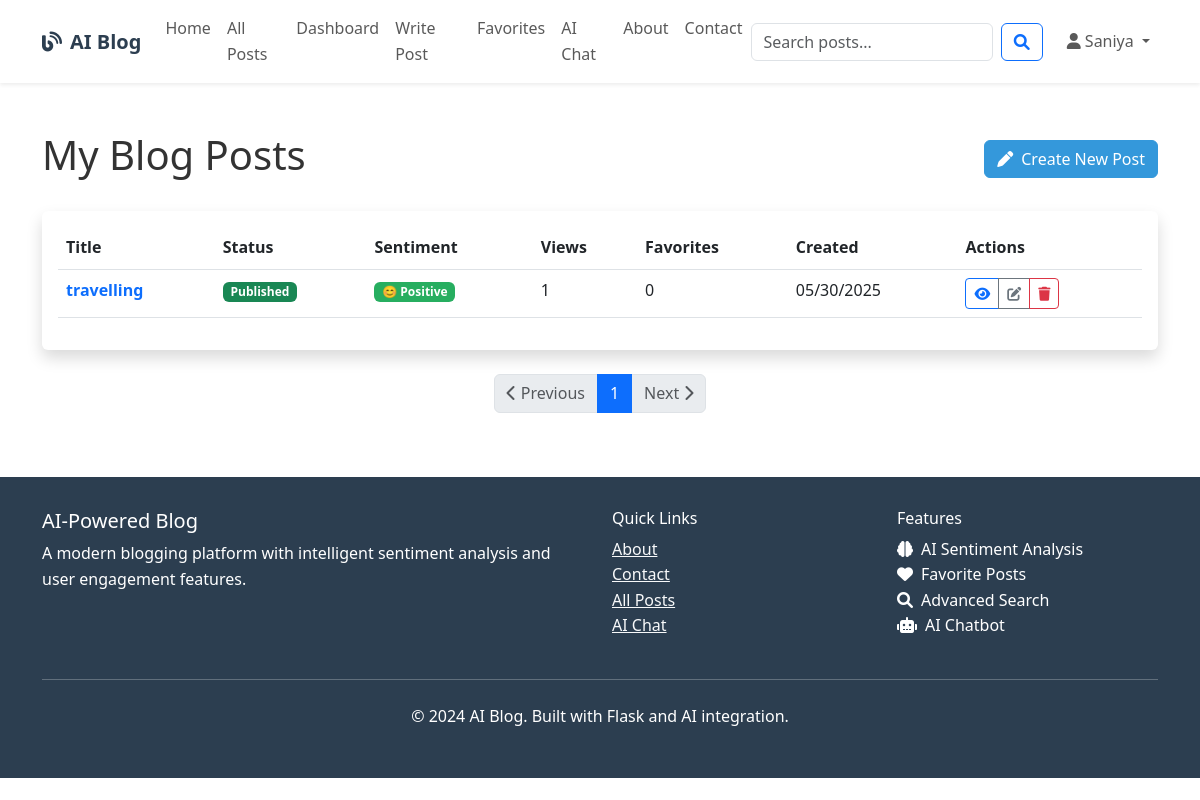
The page /blog/my_posts (signed in) on the database its author committed.
### models.py (models this page shows, shortened)
class User(UserMixin, db.Model):
    id = db.Column(db.Integer, primary_key=True)
    username = db.Column(db.String(80), unique=True, nullable=False)
    email = db.Column(db.String(120), unique=True, nullable=False)
    password_hash = db.Column(db.String(120), nullable=False)
    first_name = db.Column(db.String(50), nullable=False)
    last_name = db.Column(db.String(50), nullable=False)
    bio = db.Column(db.Text)
    profile_image = db.Column(db.String(200), default='default.jpg')
    created_at = db.Column(db.DateTime, default=datetime.utcnow)
    is_active = db.Column(db.Boolean, default=True)
    posts = db.relationship('BlogPost', backref='author', lazy='dynamic', cascade='all, delete-orphan')
    comments = db.relationship('Comment', backref='author', lazy='dynamic', cascade='all, delete-orphan')
    favorites = db.relationship('Favorite', backref='user', lazy='dynamic', cascade='all, delete-orphan')

class BlogPost(db.Model):
    id = db.Column(db.Integer, primary_key=True)
    title = db.Column(db.String(200), nullable=False)
    content = db.Column(db.Text, nullable=False)
    summary = db.Column(db.String(500))
    featured_image = db.Column(db.String(200))
    created_at = db.Column(db.DateTime, default=datetime.utcnow)
    updated_at = db.Column(db.DateTime, default=datetime.utcnow, onupdate=datetime.utcnow)
    published = db.Column(db.Boolean, default=True)
    views = db.Column(db.Integer, default=0)
    sentiment_score = db.Column(db.Float)  # -1 to 1 (negative to positive)
    sentiment_label = db.Column(db.String(20))  # 'positive', 'negative', 'neutral'
    sentiment_confidence = db.Column(db.Float)  # 0 to 1
    user_id = db.Column(db.Integer, db.ForeignKey('user.id'), nullable=False)
    category_id = db.Column(db.Integer, db.ForeignKey('category.id'))
    comments = db.relationship('Comment', backref='post', lazy='dynamic', cascade='all, delete-orphan')
    favorites = db.relationship('Favorite', backref='post', lazy='dynamic', cascade='all, delete-orphan')
    tags = db.relationship('Tag', secondary='post_tags', back_populates='posts')
    def get_sentiment_emoji(self):
        if self.sentiment_label == 'positive':
            return '😊'
        elif self.sentiment_label == 'negative':
            return '😔'
        else:
            return '😐'
    def get_favorite_count(self):
        try:
            return self.favorites.count()
        except Exception as e:
            print(f"Error getting favorite count: {e}")
            return 0

### blueprints/blog.py (the view)
@blog_bp.route('/my_posts')
@login_required
def my_posts():
    page = request.args.get('page', 1, type=int)
    posts = BlogPost.query.filter_by(user_id=current_user.id)\
                          .order_by(desc(BlogPost.created_at))\
                          .paginate(page=page, per_page=10, error_out=False)
    return render_template('blog/my_posts.html', posts=posts)

### templates/blog/my_posts.html (shortened to what this page needs)
{% extends "base.html" %}
{% block content %}
<div class="container py-5">
    <div class="row">
        <div class="col-12 mb-4">
            <div class="d-flex justify-content-between align-items-center">
                <h1>My Blog Posts</h1>
                <a href="{{ url_for('blog.create_post') }}" class="btn btn-primary">
                    <i class="fas fa-pen me-2"></i>Create New Post
                </a>
            </div>
        </div>
    </div>
    {% if posts.items %}
    <div class="card shadow">
        <div class="card-body">
            <div class="table-responsive">
                <table class="table table-hover">
                    <thead>
                        <tr>
                            <th>Title</th>
                            <th>Status</th>
                            <th>Sentiment</th>
                            <th>Views</th>
                            <th>Favorites</th>
                            <th>Created</th>
                            <th>Actions</th>
                        </tr>
                    </thead>
                    <tbody>
                        {% for post in posts.items %}
                        <tr>
                            <td>
                                <a href="{{ url_for('blog.view_post', id=post.id) }}" class="text-decoration-none fw-bold">
                                    {{ post.title[:50] + '...' if post.title|length > 50 else post.title }}
                                </a>
                            </td>
                            <td>
                                {% if post.published %}
                                <span class="badge bg-success">Published</span>
                                {% else %}
                                <span class="badge bg-secondary">Draft</span>
                                {% endif %}
                            </td>
                            <td>
                                {% if post.sentiment_label %}
                                <span class="badge sentiment-{{ post.sentiment_label }}">
                                    {{ post.get_sentiment_emoji() }} {{ post.sentiment_label.title() }}
                                </span>
                                {% else %}
                                <span class="text-muted">-</span>
                                {% endif %}
                            </td>
                            <td>{{ post.views }}</td>
                            <td>{{ post.get_favorite_count() }}</td>
                            <td>{{ post.created_at.strftime('%m/%d/%Y') }}</td>
                            <td>
                                <div class="btn-group btn-group-sm">
                                    <a href="{{ url_for('blog.view_post', id=post.id) }}" class="btn btn-outline-primary" title="View">
                                        <i class="fas fa-eye"></i>
                                    </a>
                                    <a href="{{ url_for('blog.edit_post', id=post.id) }}" class="btn btn-outline-secondary" title="Edit">
                                        <i class="fas fa-edit"></i>
                                    </a>
                                    <button type="button" class="btn btn-outline-danger" title="Delete"
                                            data-bs-toggle="modal" data-bs-target="#deleteModal{{ post.id }}">
                                        <i class="fas fa-trash"></i>
                                    </button>
                                </div>
                            </td>
                        </tr>
                        {% endfor %}
                    </tbody>
                </table>
            </div>
        </div>
    </div>
    <div class="mt-4">
        <nav aria-label="Page navigation">
            <ul class="pagination justify-content-center">
                {% if posts.has_prev %}
                <li class="page-item">
                    <a class="page-link" href="{{ url_for('blog.my_posts', page=posts.prev_num) }}">
                        <i class="fas fa-chevron-left"></i> Previous
                    </a>
                </li>
                {% else %}
                <li class="page-item disabled">
                    <span class="page-link"><i class="fas fa-chevron-left"></i> Previous</span>
                </li>
                {% endif %}
                {% for page_num in posts.iter_pages(left_edge=1, right_edge=1, left_current=2, right_current=2) %}
                    {% if page_num %}
                        {% if page_num == posts.page %}
                        <li class="page-item active">
                            <span class="page-link">{{ page_num }}</span>
                        </li>
                        {% else %}
                        <li class="page-item">
                            <a class="page-link" href="{{ url_for('blog.my_posts', page=page_num) }}">
                                {{ page_num }}
                            </a>
                        </li>
                        {% endif %}
                    {% else %}
                    <li class="page-item disabled">
                        <span class="page-link">...</span>
                    </li>
                    {% endif %}
                {% endfor %}
                {% if posts.has_next %}
                <li class="page-item">
                    <a class="page-link" href="{{ url_for('blog.my_posts', page=posts.next_num) }}">
                        Next <i class="fas fa-chevron-right"></i>
                    </a>
                </li>
                {% else %}
                <li class="page-item disabled">
                    <span class="page-link">Next <i class="fas fa-chevron-right"></i></span>
                </li>
                {% endif %}
            </ul>
        </nav>
    </div>
    {% endif %}
</div>
{% endblock %}

### templates/base.html (shortened to what this page needs)
<!DOCTYPE html>
<html lang="en">
<head>
    <link href="https://cdn.jsdelivr.net/npm/bootstrap@5.3.0/dist/css/bootstrap.min.css" rel="stylesheet">
    <link rel="stylesheet" href="https://cdnjs.cloudflare.com/ajax/libs/font-awesome/6.0.0/css/all.min.css">
</head>
<body>
    <nav class="navbar navbar-expand-lg navbar-light bg-white shadow-sm">
        <div class="container">
            <a class="navbar-brand" href="{{ url_for('main.index') }}">
                <i class="fas fa-blog me-2"></i>AI Blog
            </a>
            <div class="collapse navbar-collapse" id="navbarNav">
                <ul class="navbar-nav me-auto">
                    <li class="nav-item">
                        <a class="nav-link" href="{{ url_for('main.index') }}">Home</a>
                    </li>
                    <li class="nav-item">
                        <a class="nav-link" href="{{ url_for('blog.all_posts') }}">All Posts</a>
                    </li>
                    {% if current_user.is_authenticated %}
                    <li class="nav-item">
                        <a class="nav-link" href="{{ url_for('main.dashboard') }}">Dashboard</a>
                    </li>
                    <li class="nav-item">
                        <a class="nav-link" href="{{ url_for('blog.create_post') }}">Write Post</a>
                    </li>
                    <li class="nav-item">
                        <a class="nav-link" href="{{ url_for('main.favorites') }}">Favorites</a>
                    </li>
                    <li class="nav-item">
                        <a class="nav-link" href="{{ url_for('main.chatbot') }}">AI Chat</a>
                    </li>
                    {% endif %}
                    <li class="nav-item">
                        <a class="nav-link" href="{{ url_for('main.about') }}">About</a>
                    </li>
                    <li class="nav-item">
                        <a class="nav-link" href="{{ url_for('main.contact') }}">Contact</a>
                    </li>
                </ul>
                <form class="d-flex me-3" method="GET" action="{{ url_for('main.search') }}">
                    <input class="form-control me-2" type="search" name="query" placeholder="Search posts..."
                           value="{{ request.args.get('query', '') }}">
                    <button class="btn btn-outline-primary" type="submit">
                        <i class="fas fa-search"></i>
                    </button>
                </form>
                <ul class="navbar-nav">
                    {% if current_user.is_authenticated %}
                    <li class="nav-item dropdown">
                        <a class="nav-link dropdown-toggle" href="#" id="navbarDropdown" role="button"
                           data-bs-toggle="dropdown">
                            <i class="fas fa-user me-1"></i>{{ current_user.first_name }}
                        </a>
                    </li>
                    {% endif %}
                </ul>
            </div>
        </div>
    </nav>
    <main>
        {% block content %}{% endblock %}
    </main>
    <footer class="footer mt-auto">
        <div class="container">
            <div class="row">
                <div class="col-md-6">
                    <h5>AI-Powered Blog</h5>
                    <p>A modern blogging platform with intelligent sentiment analysis and user engagement features.</p>
                </div>
                <div class="col-md-3">
                    <h6>Quick Links</h6>
                    <ul class="list-unstyled">
                        <li><a href="{{ url_for('main.about') }}" class="text-light">About</a></li>
                        <li><a href="{{ url_for('main.contact') }}" class="text-light">Contact</a></li>
                        <li><a href="{{ url_for('blog.all_posts') }}" class="text-light">All Posts</a></li>
                        {% if current_user.is_authenticated %}
                        <li><a href="{{ url_for('main.chatbot') }}" class="text-light">AI Chat</a></li>
                        {% endif %}
                    </ul>
                </div>
                <div class="col-md-3">
                    <h6>Features</h6>
                    <ul class="list-unstyled">
                        <li><i class="fas fa-brain me-2"></i>AI Sentiment Analysis</li>
                        <li><i class="fas fa-heart me-2"></i>Favorite Posts</li>
                        <li><i class="fas fa-search me-2"></i>Advanced Search</li>
                        <li><i class="fas fa-robot me-2"></i>AI Chatbot</li>
                    </ul>
                </div>
            </div>
            <hr class="my-4">
            <div class="row">
                <div class="col-md-12 text-center">
                    <p>&copy; 2024 AI Blog. Built with Flask and AI integration.</p>
                </div>
            </div>
        </div>
    </footer>
    <div id="toast-container" class="toast-container position-fixed top-0 end-0 p-3"></div>
</body>
</html>

### templates/base.html (style rules this page uses)
:root { --primary-color: #2c3e50; --secondary-color: #3498db; --accent-color: #e74c3c; --success-color: #27ae60; --warning-color: #f39c12; --light-bg: #f8f9fa; }
body { font-family: 'Segoe UI', Tahoma, Geneva, Verdana, sans-serif; line-height: 1.6; color: #333; }
.navbar-brand { font-weight: bold; color: var(--primary-color) !important; }
.card { border: none; box-shadow: 0 2px 10px rgba(0,0,0,0.1); transition: transform 0.3s ease; }
.btn-primary { background-color: var(--secondary-color); border-color: var(--secondary-color); }
.sentiment-positive { background-color: var(--success-color); color: white; }
.footer { background-color: var(--primary-color); color: white; padding: 2rem 0; margin-top: 3rem; }

### rows shown on the page
User: first_name "Saniya"
BlogPost: title "travelling", published "Published", get_sentiment_emoji "😊", sentiment_label "Positive", views "1", get_favorite_count "0", created_at "05/30/2025"

### other values the page prints
{{ page_num }} "1"
